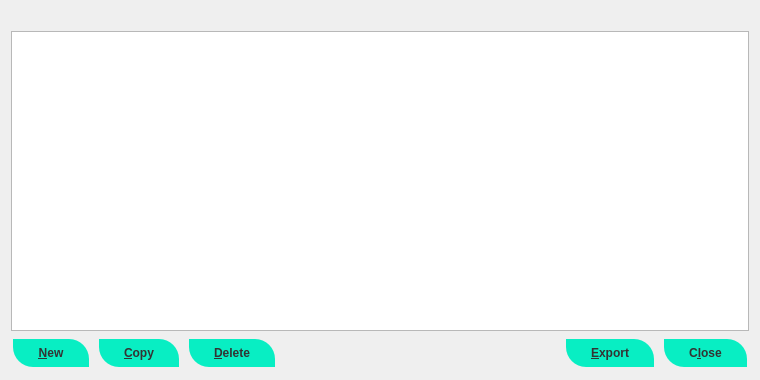
<?xml version="1.0" encoding="UTF-8"?>
<ui version="4.0">
 <class>AddressBookPage</class>
 <widget class="QWidget" name="AddressBookPage">
  <property name="geometry">
   <rect>
    <x>0</x>
    <y>0</y>
    <width>760</width>
    <height>380</height>
   </rect>
  </property>
  <layout class="QVBoxLayout" name="verticalLayout">
   <item>
    <widget class="QLabel" name="labelExplanation">
     <property name="textFormat">
      <enum>Qt::PlainText</enum>
     </property>
     <property name="wordWrap">
      <bool>true</bool>
     </property>
    </widget>
   </item>
   <item>
    <widget class="QTableView" name="tableView">
     <property name="palette">
      <palette>
       <active>
        <colorrole role="Text">
         <brush brushstyle="SolidPattern">
          <color alpha="255">
           <red>51</red>
           <green>51</green>
           <blue>51</blue>
          </color>
         </brush>
        </colorrole>
       </active>
       <inactive>
        <colorrole role="Text">
         <brush brushstyle="SolidPattern">
          <color alpha="255">
           <red>51</red>
           <green>51</green>
           <blue>51</blue>
          </color>
         </brush>
        </colorrole>
       </inactive>
       <disabled>
        <colorrole role="Text">
         <brush brushstyle="SolidPattern">
          <color alpha="255">
           <red>85</red>
           <green>85</green>
           <blue>85</blue>
          </color>
         </brush>
        </colorrole>
       </disabled>
      </palette>
     </property>
     <property name="contextMenuPolicy">
      <enum>Qt::CustomContextMenu</enum>
     </property>
     <property name="toolTip">
      <string>Right-click to edit address or label</string>
     </property>
     <property name="tabKeyNavigation">
      <bool>false</bool>
     </property>
     <property name="alternatingRowColors">
      <bool>true</bool>
     </property>
     <property name="selectionMode">
      <enum>QAbstractItemView::SingleSelection</enum>
     </property>
     <property name="selectionBehavior">
      <enum>QAbstractItemView::SelectRows</enum>
     </property>
     <property name="sortingEnabled">
      <bool>true</bool>
     </property>
     <attribute name="verticalHeaderVisible">
      <bool>false</bool>
     </attribute>
    </widget>
   </item>
   <item>
    <layout class="QHBoxLayout" name="horizontalLayout">
     <item>
      <widget class="QPushButton" name="newAddress">
       <property name="toolTip">
        <string>Create a new address</string>
       </property>
       <property name="styleSheet">
        <string notr="true"> .QPushButton {
  background-color: #08EEC3;
	border: 0;
	color:#333;
	font-size:12px;
	font-weight:bold;
	padding-left:25px;
	padding-right:25px;
	padding-top:1px;
	padding-bottom:1px;
	height: 26px;
	margin: 2px;
	border-top-right-radius: 20px;
	border-bottom-left-radius: 20px;
}


 .QPushButton:hover {
background-color: #07BC9C;
}

 .QPushButton:pressed{
background-color: #09D9B7;
	border:1px solid #333333;
}
</string>
       </property>
       <property name="text">
        <string>&amp;New</string>
       </property>
       <property name="icon">
        <iconset resource="../ensurance.qrc">
         <normaloff>:/icons/add</normaloff>:/icons/add</iconset>
       </property>
       <property name="autoDefault">
        <bool>false</bool>
       </property>
      </widget>
     </item>
     <item>
      <widget class="QPushButton" name="copyAddress">
       <property name="toolTip">
        <string>Copy the currently selected address to the system clipboard</string>
       </property>
       <property name="styleSheet">
        <string notr="true"> .QPushButton {
  background-color: #08EEC3;
	border: 0;
	color:#333;
	font-size:12px;
	font-weight:bold;
	padding-left:25px;
	padding-right:25px;
	padding-top:1px;
	padding-bottom:1px;
	height: 26px;
	margin: 2px;
	border-top-right-radius: 20px;
	border-bottom-left-radius: 20px;
}


 .QPushButton:hover {
background-color: #07BC9C;
}

 .QPushButton:pressed{
background-color: #09D9B7;
	border:1px solid #333333;
}
</string>
       </property>
       <property name="text">
        <string>&amp;Copy</string>
       </property>
       <property name="icon">
        <iconset resource="../ensurance.qrc">
         <normaloff>:/icons/editcopy</normaloff>:/icons/editcopy</iconset>
       </property>
       <property name="autoDefault">
        <bool>false</bool>
       </property>
      </widget>
     </item>
     <item>
      <widget class="QPushButton" name="deleteAddress">
       <property name="toolTip">
        <string>Delete the currently selected address from the list</string>
       </property>
       <property name="styleSheet">
        <string notr="true"> .QPushButton {
  background-color: #08EEC3;
	border: 0;
	color:#333;
	font-size:12px;
	font-weight:bold;
	padding-left:25px;
	padding-right:25px;
	padding-top:1px;
	padding-bottom:1px;
	height: 26px;
	margin: 2px;
	border-top-right-radius: 20px;
	border-bottom-left-radius: 20px;
}


 .QPushButton:hover {
background-color: #07BC9C;
}

 .QPushButton:pressed{
background-color: #09D9B7;
	border:1px solid #333333;
}
</string>
       </property>
       <property name="text">
        <string>&amp;Delete</string>
       </property>
       <property name="icon">
        <iconset resource="../ensurance.qrc">
         <normaloff>:/icons/remove</normaloff>:/icons/remove</iconset>
       </property>
       <property name="autoDefault">
        <bool>false</bool>
       </property>
      </widget>
     </item>
     <item>
      <spacer name="horizontalSpacer">
       <property name="orientation">
        <enum>Qt::Horizontal</enum>
       </property>
       <property name="sizeHint" stdset="0">
        <size>
         <width>40</width>
         <height>20</height>
        </size>
       </property>
      </spacer>
     </item>
     <item>
      <widget class="QPushButton" name="exportButton">
       <property name="toolTip">
        <string>Export the data in the current tab to a file</string>
       </property>
       <property name="styleSheet">
        <string notr="true"> .QPushButton {
  background-color: #08EEC3;
	border: 0;
	color:#333;
	font-size:12px;
	font-weight:bold;
	padding-left:25px;
	padding-right:25px;
	padding-top:1px;
	padding-bottom:1px;
	height: 26px;
	margin: 2px;
	border-top-right-radius: 20px;
	border-bottom-left-radius: 20px;
}


 .QPushButton:hover {
background-color: #07BC9C;
}

 .QPushButton:pressed{
background-color: #09D9B7;
	border:1px solid #333333;
}
</string>
       </property>
       <property name="text">
        <string>&amp;Export</string>
       </property>
       <property name="icon">
        <iconset resource="../ensurance.qrc">
         <normaloff>:/icons/export</normaloff>:/icons/export</iconset>
       </property>
       <property name="autoDefault">
        <bool>false</bool>
       </property>
      </widget>
     </item>
     <item>
      <widget class="QPushButton" name="closeButton">
       <property name="sizePolicy">
        <sizepolicy hsizetype="Minimum" vsizetype="Minimum">
         <horstretch>0</horstretch>
         <verstretch>0</verstretch>
        </sizepolicy>
       </property>
       <property name="styleSheet">
        <string notr="true"> .QPushButton {
  background-color: #08EEC3;
	border: 0;
	color:#333;
	font-size:12px;
	font-weight:bold;
	padding-left:25px;
	padding-right:25px;
	padding-top:1px;
	padding-bottom:1px;
	height: 26px;
	margin: 2px;
	border-top-right-radius: 20px;
	border-bottom-left-radius: 20px;
}


 .QPushButton:hover {
background-color: #07BC9C;
}

 .QPushButton:pressed{
background-color: #09D9B7;
	border:1px solid #333333;
}
</string>
       </property>
       <property name="text">
        <string>C&amp;lose</string>
       </property>
       <property name="autoDefault">
        <bool>false</bool>
       </property>
      </widget>
     </item>
    </layout>
   </item>
  </layout>
 </widget>
 <resources>
  <include location="../ensurance.qrc"/>
 </resources>
 <connections/>
</ui>
